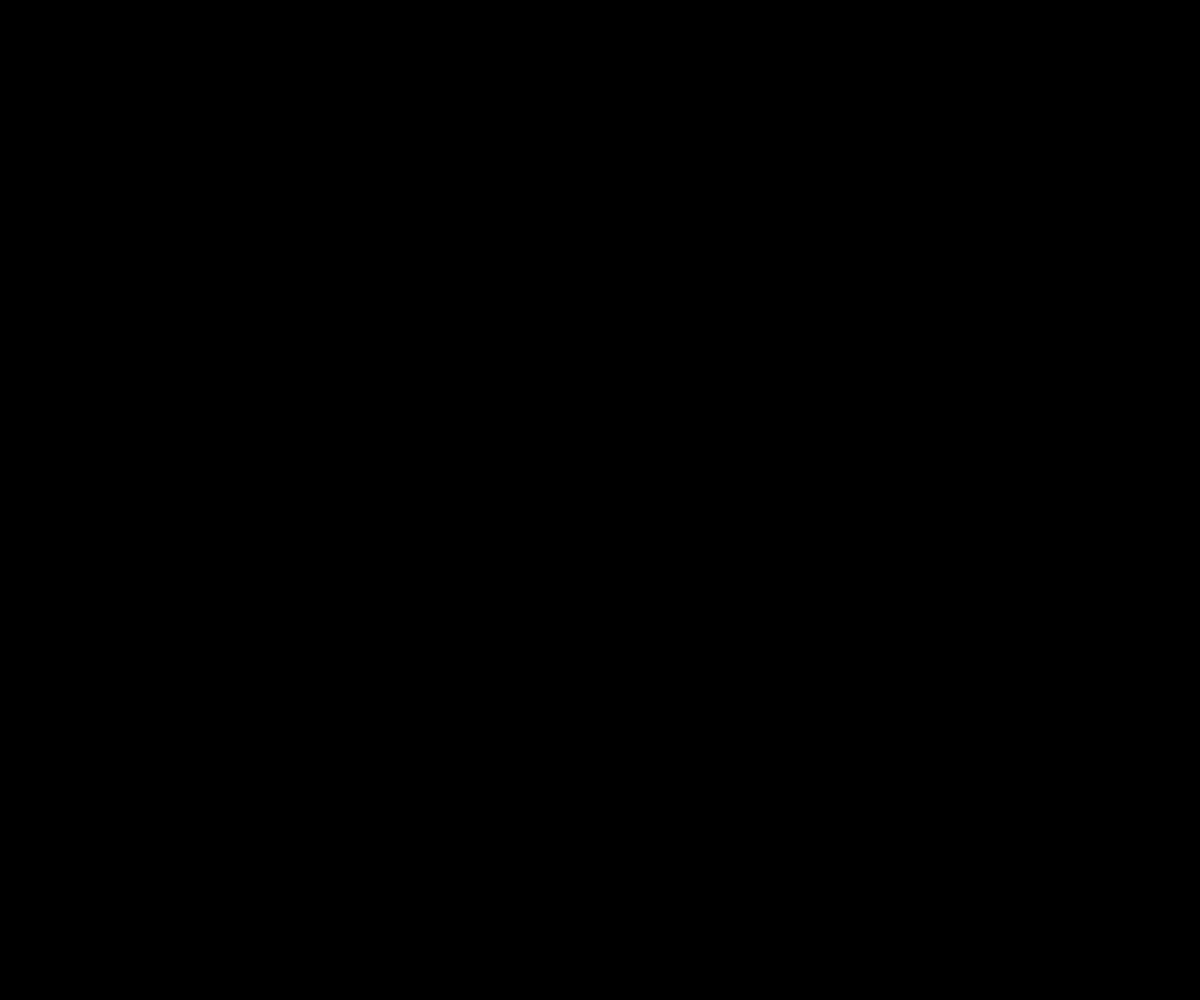
Frame 1 (no input)
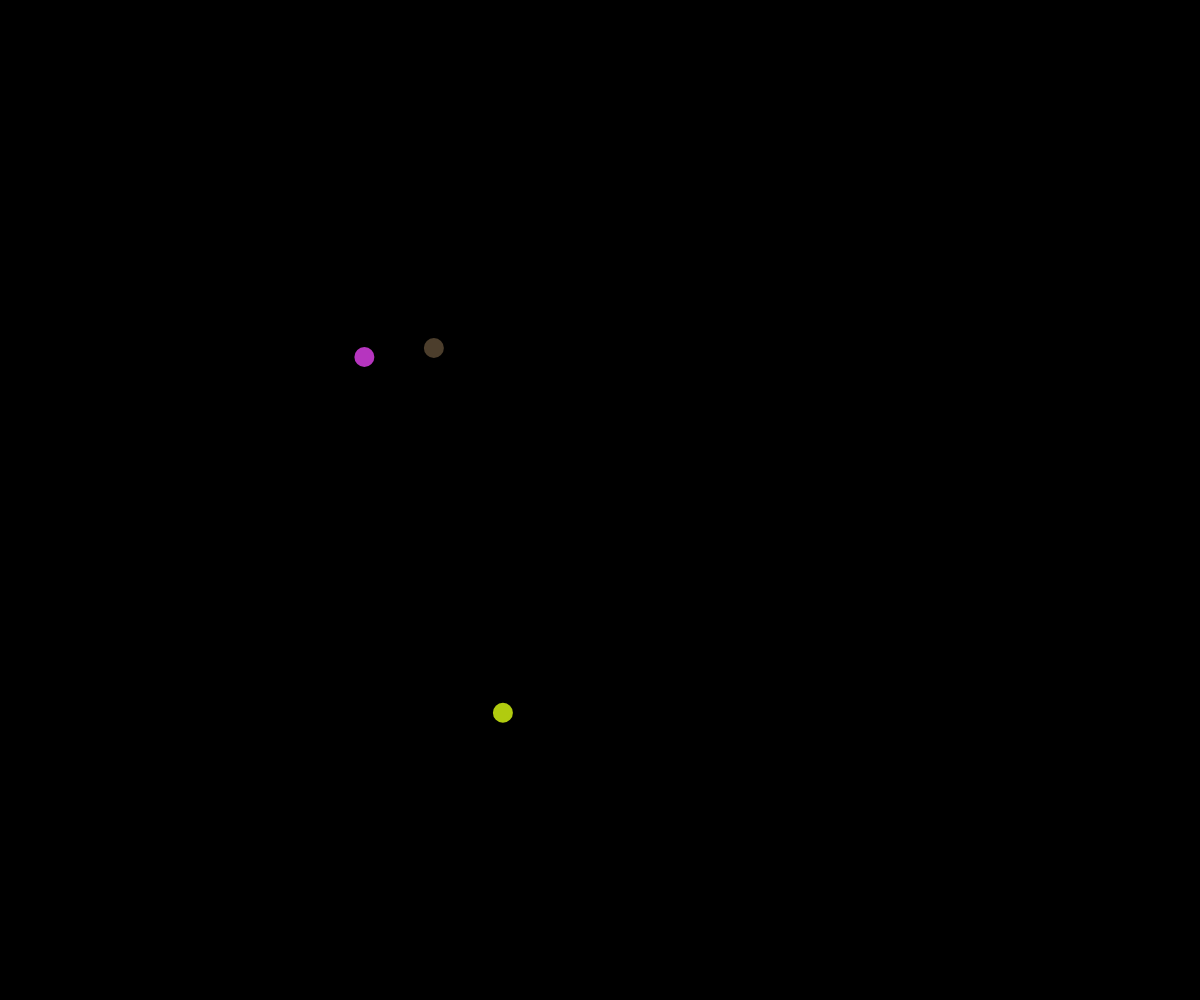
Frame 60 (no input)
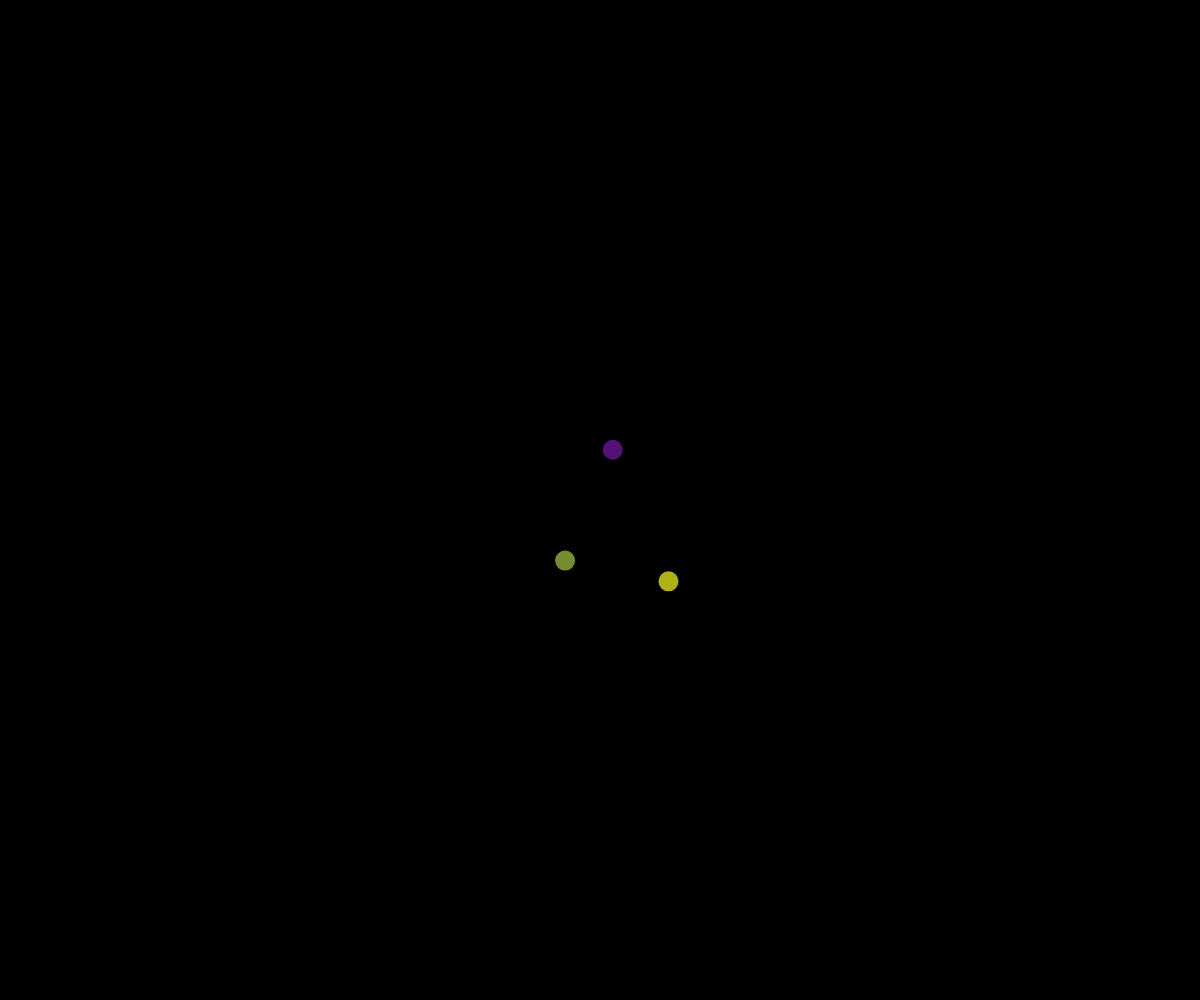
Frame 120 (the mouse pressed at the canvas centre since frame 60)

The p5.js sketch that drew these frames (run headless with seeded random() and noise() and a simulated clock; from frame 60 on, the mouse is pressed at the canvas centre):

// p5.js sketch
// ── sketch.js
let circles = [];

function setup() {
  createCanvas(windowWidth, windowHeight);
  noStroke();
  noiseSeed(1); // Establece una semilla para la función de ruido para obtener un comportamiento reproducible
}

function draw() {
  background(0); // Fondo negro

  // Crea un nuevo círculo y agrégalo a la matriz cada 20 frames
  if (frameCount % 20 === 0) {
    // Reduce gradualmente la opacidad de los círculos existentes
    for (let i = 0; i < circles.length; i++) {
      circles[i].reduceOpacity();
    }
    
    // Agrega un nuevo círculo con un color aleatorio y una duración de vida de 1 segundo
    const randomColor = color(random(255), random(255), random(255));
    circles.push(new Circle(randomColor, 60)); // 60 frames equivalen a 1 segundo a 60 FPS
  }

  // Itera sobre los círculos y muéstralos
  for (let i = circles.length - 1; i >= 0; i--) {
    circles[i].update();
    circles[i].display();

    // Elimina los círculos cuando han alcanzado su duración de vida
    if (circles[i].isExpired()) {
      circles.splice(i, 1);
    }
  }
}

class Circle {
  constructor(circleColor, lifespan) {
    this.x = width / 2;
    this.y = height / 2;
    this.radius = 10;
    this.speed = random(1, 3);
    this.alpha = 255; // Opacidad inicial
    this.noiseOffset = random(1000); // Un valor de offset de ruido aleatorio para variar el movimiento
    this.color = circleColor; // Color aleatorio
    this.lifespan = lifespan; // Duración de vida en frames
    this.frameCount = 0; // Contador de frames
  }

  update() {
    // Utiliza la función noise para modificar la posición del círculo de manera suave y aleatoria
    const noiseValueX = noise(this.noiseOffset);
    const noiseValueY = noise(this.noiseOffset + 1000);
    this.x = map(noiseValueX, 0, 1, 0, width);
    this.y = map(noiseValueY, 0, 1, 0, height);
    this.frameCount++;
  }

  display() {
    fill(this.color, this.alpha);
    ellipse(this.x, this.y, this.radius * 2);
  }

  isExpired() {
    // Comprueba si el círculo ha alcanzado su duración de vida
    return this.frameCount >= this.lifespan;
  }

  reduceOpacity() {
    // Reduce la opacidad gradualmente
    this.alpha -= 2;
  }
}
